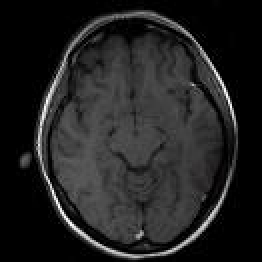
%> input picture Chan-Vese/brain.jpg, 131 x 131 px (shown 2 times larger)
$ octave demo_chenvese.m   (GNU Octave 9; MATLAB toolbox functions it lacks are replaced by stand-ins)
%> lines starting %> are read from the running program, lines starting %| are printed output that depends on the picture; in (x1, y1, x2, y2) boxes, pixels count from 0 and x2, y2 are one past the last pixel; in counts of white or black regions, pixels touching at a corner belong together; the program's own positions count from 1
### Chan-Vese/chenvese.m
%==========================================================================
%
%   Active contour with Chen-Vese Method
%   for image segementation
%
%   Implemented by Yue Wu (yue.wu@tufts.edu)
%   Tufts University
%   Feb 2009
%   http://sites.google.com/site/rexstribeofimageprocessing/
%
%   all rights reserved
%   Last update 02/26/2009
%--------------------------------------------------------------------------
%   Usage of varibles:
%   input:
%       I           = any gray/double/RGB input image
%       mask        = initial mask, either customerlized or built-in
%       num_iter    = total number of iterations
%       mu          = weight of length term
%       method      = submethods pick from ('chen','vector','multiphase')
%
%   Types of built-in mask functions
%       'small'     = create a small circular mask
%       'medium'    = create a medium circular mask
%       'large'     = create a large circular mask
%       'whole'     = create a mask with holes around
%       'whole+small' = create a two layer mask with one layer small
%                       circular mask and the other layer with holes around
%                       (only work for method 'multiphase')
%   Types of methods
%       'chen'      = general CV method
%       'vector'    = CV method for vector image
%       'multiphase'= CV method for multiphase (2 phases applied here)
%
%   output:
%       phi0        = updated level set function
%
%--------------------------------------------------------------------------
%
% Description: This code implements the paper: "Active Contours Without
% Edges" by Chan and Vese for method 'chen', the paper:"Active Contours Without
% Edges for vector image" by Chan and Vese for method 'vector', and the paper
% "A Multiphase Level Set Framework for Image Segmentation Using the
% Mumford and Shah Model" by Chan and Vese.
%
%--------------------------------------------------------------------------
% Deomo: Please see HELP file for details
%==========================================================================

function seg = chenvese(I,mask,num_iter,mu,method)

%%
%-- Default settings
%   length term mu = 0.2 and default method = 'chan'
  if(~exist('mu','var'))
    mu=0.2;
  end

  if(~exist('method','var'))
    method = 'chan';
  end

%-- End default settings

%%
%-- Initializations on input image I and mask
%  resize original image
   s = 200./min(size(I,1),size(I,2)); % resize scale
   if s<1
       I = imresize(I,s);
   end

%   auto mask settings
  if ischar(mask)
      switch lower (mask)
          case 'small'
              mask = maskcircle2(I,'small');
          case 'medium'
              mask = maskcircle2(I,'medium');
          case 'large'
              mask = maskcircle2(I,'large');
          case 'whole'
              mask = maskcircle2(I,'whole');
              %mask = init_mask(I,30);
          case 'whole+small'
              m1 = maskcircle2(I,'whole');
              m2 = maskcircle2(I,'small');
              mask = zeros(size(I,1),size(I,2),2);
              mask(:,:,1) = m1(:,:,1);
              mask(:,:,2) = m2(:,:,2);
          otherwise
              error('unrecognized mask shape name (MASK).');
      end
  else
      if s<1
          mask = imresize(mask,s);
      end
      if size(mask,1)>size(I,1) || size(mask,2)>size(I,2)
          error('dimensions of mask unmathch those of the image.')
      end
      switch lower(method)
          case 'multiphase'
              if  (size(mask,3) == 1)
                  error('multiphase requires two masks but only gets one.')
              end
      end

  end


switch lower(method)
    case 'chan'
        if size(I,3)== 3
            P = rgb2gray(uint8(I));
            P = double(P);
        elseif size(I,3) == 2
            P = 0.5.*(double(I(:,:,1))+double(I(:,:,2)));
        else
            P = double(I);
        end
        layer = 1;

    case 'vector'
        s = 200./min(size(I,1),size(I,2)); % resize scale
        I = imresize(I,s);
        mask = imresize(mask,s);
        layer = size(I,3);
        if layer == 1
            display('only one image component for vector image')
        end
        P = double(I);

    case 'multiphase'
        layer = size(I,3);
        if size(I,1)*size(I,2)>200^2
            s = 200./min(size(I,1),size(I,2)); % resize scale
            I = imresize(I,s);
            mask = imresize(mask,s);
        end

        P = double(I);  %P store the original image
    otherwise
        error('!invalid method')
end
%-- End Initializations on input image I and mask

%%
%--   Core function
switch lower(method)
    case {'chan','vector'}
        %-- SDF
        %   Get the distance map of the initial mask

        mask = mask(:,:,1);
        phi0 = bwdist(mask)-bwdist(1-mask)+im2double(mask)-.5;
        %   initial force, set to eps to avoid division by zeros
        force = eps;
        %-- End Initialization

        %-- Display settings
          figure();
          subplot(2,2,1); imshow(I); title('Input Image');
          subplot(2,2,2); contour(flipud(phi0), [0 0], 'r','LineWidth',1); title('initial contour');
          subplot(2,2,3); title('Segmentation');
        %-- End Display original image and mask

        %-- Main loop
          for n=1:num_iter
              inidx = find(phi0>=0); % frontground index
              outidx = find(phi0<0); % background index
              force_image = 0; % initial image force for each layer
              for i=1:layer
                  L = im2double(P(:,:,i)); % get one image component
                  c1 = sum(sum(L.*Heaviside(phi0)))/(length(inidx)+eps); % average inside of Phi0
                  c2 = sum(sum(L.*(1-Heaviside(phi0))))/(length(outidx)+eps); % verage outside of Phi0
                  force_image=-(L-c1).^2+(L-c2).^2+force_image;
                  % sum Image Force on all components (used for vector image)
                  % if 'chan' is applied, this loop become one sigle code as a
                  % result of layer = 1
              end

              % calculate the external force of the image
              force = mu*kappa(phi0)./max(max(abs(kappa(phi0))))+1/layer.*force_image;

              % normalized the force
              force = force./(max(max(abs(force))));

              % get stepsize dt
              dt=0.5;

              % get parameters for checking whether to stop
              old = phi0;
              phi0 = phi0+dt.*force;
              new = phi0;
              indicator = checkstop(old,new,dt);

              % intermediate output
              if(mod(n,20) == 0)
                 showphi(I,phi0,n);
              end;
              if indicator % decide to stop or continue
                  showphi(I,phi0,n);

                  %make mask from SDF
                  seg = phi0<=0; %-- Get mask from levelset

                  subplot(2,2,4); imshow(seg); title('Global Region-Based Segmentation');

                  return;
              end
          end;
          showphi(I,phi0,n);

          %make mask from SDF
          seg = phi0<=0; %-- Get mask from levelset

          subplot(2,2,4); imshow(seg); title('Global Region-Based Segmentation');
    case 'multiphase'
        %-- Initializations
        %   Get the distance map of the initial masks
        mask1 = mask(:,:,1);
        mask2 = mask(:,:,2);
        phi1=bwdist(mask1)-bwdist(1-mask1)+im2double(mask1)-.5;%Get phi1 from the initial mask 1
        phi2=bwdist(mask2)-bwdist(1-mask2)+im2double(mask2)-.5;%Get phi1 from the initial mask 2

        %-- Display settings
        figure();
        subplot(2,2,1);
        if layer ~= 1
            imshow(I); title('Input Image');
        else
            imagesc(P); axis image; colormap(gray);title('Input Image');
        end
        subplot(2,2,2);
        hold on
        contour(flipud(mask1),[0,0],'r','LineWidth',2.5);
        contour(flipud(mask1),[0,0],'x','LineWidth',1);
        contour(flipud(mask2),[0,0],'g','LineWidth',2.5);
        contour(flipud(mask2),[0,0],'x','LineWidth',1);
        title('initial contour');
        hold off
        subplot(2,2,3); title('Segmentation');
        %-- End display settings

        %Main loop
        for n=1:num_iter
              %-- Narrow band for each phase
              nb1 = find(phi1<1.2 & phi1>=-1.2); %narrow band of phi1
              inidx1 = find(phi1>=0); %phi1 frontground index
              outidx1 = find(phi1<0); %phi1 background index

              nb2 = find(phi2<1.2 & phi2>=-1.2); %narrow band of phi2
              inidx2 = find(phi2>=0); %phi2 frontground index
              outidx2 = find(phi2<0); %phi2 background index
              % [7 lines of commented-out code are left out]

              cc11 = intersect(inidx1,inidx2); %index belong to (phi1>0 & phi2>0)
              cc12 = intersect(inidx1,outidx2); %index belong to (phi1>0 & phi2<0)
              cc21 = intersect(outidx1,inidx2); %index belong to (phi1<0 & phi2>0)
              cc22 = intersect(outidx1,outidx2); %index belong to (phi1<0 & phi2<0)

              f_image11 = 0;
              f_image12 = 0;
              f_image21 = 0;
              f_image22 = 0; % initial image force for each layer

              for i=1:layer
                  L = im2double(P(:,:,i)); % get one image component

              if isempty(cc11)
                  c11 = eps;
              else
                  c11 = mean(L(cc11));
              end

              if isempty(cc12)
                  c12 = eps;
              else
                  c12 = mean(L(cc12));
              end

              if isempty(cc21)
                  c21 = eps;
              else
                  c21 = mean(L(cc21));
              end

              if isempty(cc22)
                  c22 = eps;
              else
                  c22 = mean(L(cc22));
              end

              %-- End mean calculation

              %-- Force calculation and normalization
              % force on each partition

              f_image11=(L-c11).^2.*Heaviside(phi1).*Heaviside(phi2)+f_image11;
              f_image12=(L-c12).^2.*Heaviside(phi1).*(1-Heaviside(phi2))+f_image12;
              f_image21=(L-c21).^2.*(1-Heaviside(phi1)).*Heaviside(phi2)+f_image21;
              f_image22=(L-c22).^2.*(1-Heaviside(phi1)).*(1-Heaviside(phi2))+f_image22;
              end

                  % sum Image Force on all components (used for vector image)
                  % if 'chan' is applied, this loop become one sigle code as a
                  % result of layer = 1

              % calculate the external force of the image

              % curvature on phi1
              curvature1 = mu*kappa(phi1);
              curvature1 = curvature1(nb1);
              % image force on phi1
              fim1 = 1/layer.*(-f_image11(nb1)+f_image21(nb1)-f_image12(nb1)+f_image22(nb1));
              fim1 = fim1./max(abs(fim1)+eps);

              % curvature on phi2
              curvature2 = mu*kappa(phi2);
              curvature2 = curvature2(nb2);
              % image force on phi2
              fim2 = 1/layer.*(-f_image11(nb2)+f_image12(nb2)-f_image21(nb2)+f_image22(nb2));
              fim2 = fim2./max(abs(fim2)+eps);

              % force on phi1 and phi2
              force1 = curvature1+fim1;
              force2 = curvature2+fim2;
              %-- End force calculation

              % detal t
              dt = 1.5;

              old(:,:,1) = phi1;
              old(:,:,2) = phi2;

              %update of phi1 and phi2
              phi1(nb1) = phi1(nb1)+dt.*force1;
              phi2(nb2) = phi2(nb2)+dt.*force2;

              new(:,:,1) = phi1;
              new(:,:,2) = phi2;

              indicator = checkstop(old,new,dt);

              if indicator
                 showphi(I, new, n);
                 %make mask from SDF
                 seg11 = (phi1>0 & phi2>0); %-- Get mask from levelset
                 seg12 = (phi1>0 & phi2<0);
                 seg21 = (phi1<0 & phi2>0);
                 seg22 = (phi1<0 & phi2<0);

                 se = strel('disk',1);
                 aa1 = imerode(seg11,se);
                 aa2 = imerode(seg12,se);
                 aa3 = imerode(seg21,se);
                 aa4 = imerode(seg22,se);
                 seg = aa1+2*aa2+3*aa3+4*aa4;

                 subplot(2,2,4); imagesc(seg);axis image;title('Global Region-Based Segmentation');

                  return
              end
              % re-initializations
              phi1 = reinitialization(phi1, 0.6);%sussman(phi1, 0.6);%
              phi2 = reinitialization(phi2, 0.6);%sussman(phi2,0.6);

              %intermediate output
              if(mod(n,20) == 0)
                 phi(:,:,1) = phi1;
                 phi(:,:,2) = phi2;
                 showphi(I, phi, n);
              end;
          end;
          phi(:,:,1) = phi1;
          phi(:,:,2) = phi2;
          showphi(I, phi, n);
          %make mask from SDF
        seg11 = (phi1>0 & phi2>0); %-- Get mask from levelset
        seg12 = (phi1>0 & phi2<0);
        seg21 = (phi1<0 & phi2>0);
        seg22 = (phi1<0 & phi2<0);

        se = strel('disk',1);
        aa1 = imerode(seg11,se);
        aa2 = imerode(seg12,se);
        aa3 = imerode(seg21,se);
        aa4 = imerode(seg22,se);
        seg = aa1+2*aa2+3*aa3+4*aa4;
        %seg = bwlabel(seg);
        subplot(2,2,4); imagesc(seg);axis image;title('Global Region-Based Segmentation');
end

### Chan-Vese/kappa.m
function KG = kappa(I)
% get curvature information of input image
% input: 2D image I
% output: curvature matrix KG

% Copyright (c) 2009,
% Yue Wu @ ECE Department, Tufts University
% All Rights Reserved

sig = .01;
I = double(I);
[m,n] = size(I);
P = padarray(I,[1,1],1,'pre');
P = padarray(P,[1,1],1,'post');

% central difference
fy = P(3:end,2:n+1)-P(1:m,2:n+1);
fx = P(2:m+1,3:end)-P(2:m+1,1:n);
fyy = P(3:end,2:n+1)+P(1:m,2:n+1)-2*I;
fxx = P(2:m+1,3:end)+P(2:m+1,1:n)-2*I;
fxy = 0.25.*(P(3:end,3:end)-P(1:m,3:end)+P(3:end,1:n)-P(1:m,1:n));
G = (fx.^2+fy.^2).^(0.5);
%G = 1/sig*(1./(1+I.^2/sig^2)); % the actual delta_epsilon
K = (fxx.*fy.^2-2*fxy.*fx.*fy+fyy.*fx.^2)./((fx.^2+fy.^2+eps).^(1.5));
KG = K.*G;%.*G;
KG(1,:) = eps;
KG(end,:) = eps;
KG(:,1) = eps;
KG(:,end) = eps;
KG = KG./max(max(abs(KG)));

### Chan-Vese/checkstop.m
function indicator = checkstop(old,new,dt)
% indicate whether we should performance further iteraions or stop

% Copyright (c) 2009,
% Yue Wu @ ECE Department, Tufts University
% All Rights Reserved

layer = size(new,3);

for i = 1:layer
    old_{i} = old(:,:,i);
    new_{i} = new(:,:,i);
end

if layer
    ind = find(abs(new)<=.5);
    M = length(ind);
    Q = sum(abs(new(ind)-old(ind)))./M;
    if Q<=dt*.18^2
        indicator = 1;
    else
        indicator = 0;
    end
else
    ind1 = find(abs(old_{1})<1);
    ind2 = find(abs(old_{2})<1);
    M1 = length(ind1);
    M2 = length(ind2);
    Q1 = sum(abs(new_{1}(ind1)-old_{1}(ind1)))./M1;
    Q2 = sum(abs(new_{2}(ind2)-old_{2}(ind2)))./M2;
    if Q1<=dt*.18^2 && Q2<=dt*.18^2
        indicator = 1;
    else
        indicator = 0;
    end
end
return

### Chan-Vese/showphi.m
function showphi(I, phi, i)
% show curve evolution of phi

% Copyright (c) 2009,
% Yue Wu @ ECE Department, Tufts University
% All Rights Reserved

for j = 1:size(phi,3)
    phi_{j} = phi(:,:,j);
end
  imshow(I,'initialmagnification','fit','displayrange',[0 255]);
  hold on;

  if size(phi,3) == 1
      contour(phi_{1}, [0 0], 'r','LineWidth',4);
      contour(phi_{1}, [0 0], 'g','LineWidth',1.3);
  else
      contour(phi_{1}, [0 0], 'r','LineWidth',4);
      contour(phi_{1}, [0 0], 'x','LineWidth',1.3);
      contour(phi_{2}, [0 0], 'g','LineWidth',4);
      contour(phi_{2}, [0 0], 'x','LineWidth',1.3);
  end
  hold off;
  title([num2str(i) ' Iterations']);
  drawnow;

### Chan-Vese/maskcircle2.m

function m = maskcircle2(I,type)
% auto pick a circular mask for image I
% built-in mask creation function
% Input: I   : input image
%        type: mask shape keywords
% Output: m  : mask image

% Copyright (c) 2009,
% Yue Wu @ ECE Department, Tufts University
% All Rights Reserved

if size(I,3)~=3
    temp = double(I(:,:,1));
else
    temp = double(rgb2gray(I));
end

h = [0 1 0; 1 -4 1; 0 1 0];
T = conv2(temp,h);
T(1,:) = 0;
T(end,:) = 0;
T(:,1) = 0;
T(:,end) = 0;

thre = max(max(abs(T)))*.5;
idx = find(abs(T) > thre);
[cx,cy] = ind2sub(size(T),idx);
cx = round(mean(cx));
cy = round(mean(cy));

[x,y] = meshgrid(1:min(size(temp,1),size(temp,2)));

m = zeros(size(temp));
[p,q] = size(temp);

switch lower (type)
    case 'small'
        r = 10;
        n = zeros(size(x));
        n((x-cx).^2+(y-cy).^2<r.^2) = 1;
        m(1:size(n,1),1:size(n,2)) = n;
        %m((x-cx).^2+(y-cy).^2<r.^2) = 1;
    case 'medium'
        r = min(min(cx,p-cx),min(cy,q-cy));
        r = max(2/3*r,25);
        n = zeros(size(x));
        n((x-cx).^2+(y-cy).^2<r.^2) = 1;
        m(1:size(n,1),1:size(n,2)) = n;
        %m((x-cx).^2+(y-cy).^2<r.^2) = 1;
    case 'large'
        r = min(min(cx,p-cx),min(cy,q-cy));
        r = max(2/3*r,60);
        n = zeros(size(x));
        n((x-cx).^2+(y-cy).^2<r.^2) = 1;
        m(1:size(n,1),1:size(n,2)) = n;
        %m((x-cx).^2+(y-cy).^2<r.^2) = 1;
    case 'whole'
        r = 9;
        m = zeros(round(ceil(max(p,q)/2/(r+1))*3*(r+1)));
        siz = size(m,1);
        sx = round(siz/2);
        i = 1:round(siz/2/(r+1));
        j = 1:round(0.9*siz/2/(r+1));
        j = j-round(median(j));
        m(sx+2*j*(r+1),(2*i-1)*(r+1)) = 1;
        se = strel('disk',r);
        m = imdilate(m,se);
        m = m(round(siz/2-p/2-6):round(siz/2-p/2-6)+p-1,round(siz/2-q/2-6):round(siz/2-q/2-6)+q-1);
end
        tem(:,:,1) = m;
        M = padarray(m,[floor(2/3*r),floor(2/3*r)],0,'post');
        tem(:,:,2) = M(floor(2/3*r)+1:end,floor(2/3*r)+1:end);
        m = tem;
return

### Chan-Vese/demo_chenvese.m
% demo for chenvese function
% Copyright (c) 2009,
% Yue Wu @ ECE Department, Tufts University
% All Rights Reserved
% http://sites.google.com/site/rexstribeofimageprocessing/
%%
%-- Chan & Vese method on gray and color image
%   Find contours of objects
close all
clear all

I = imread('brain.jpg');
%> I is the input picture: size 131x131x3 uint8; mean R, G, B 34, 34, 34
% Customerlized Mask
m = zeros(size(I,1),size(I,2));
m(20:120,20:120) = 1;
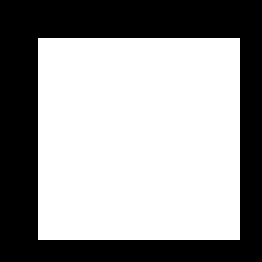
%> m: size 131x131 double (shown 2 times larger); values 0 (black) and 1 (white), 59.4% white; 1 black region, box (x1, y1, x2, y2) and area: (0, 0, 131, 131) 6960
seg = chenvese(I,m,500,0.1,'chan'); % ability on gray image
%> the loop in chenvese, `for n=1:num_iter` made 500 passes
%> (M in checkstop, Q in checkstop) on passes 1 to 3: (373, 0.0649), (373, 0.0649), (372, 0.064)
%> pass 1, in chenvese, `force = mu*kappa(phi0)./max(max(abs(kappa(phi0))))+1/layer.*force_image;`:
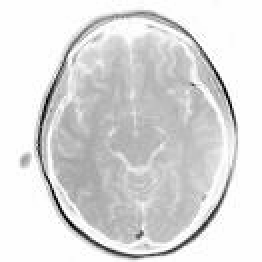
%> force: size 131x131 double (shown 2 times larger); min -19582.7, max 2598.1, mean -357.2; drawn with min black and max white
%> pass 1, in chenvese, `phi0 = phi0+dt.*force;`:
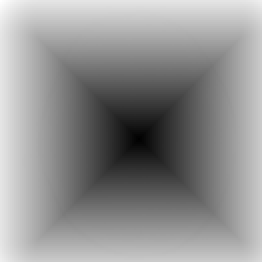
%> phi0: size 131x131 single (shown 2 times larger); min -50.59, max 26.44, mean -6.5; drawn with min black and max white
%> after the loop in chenvese, `for n=1:num_iter`:
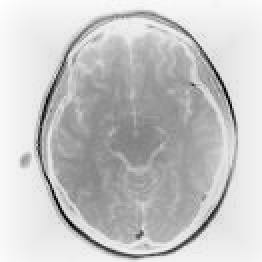
%> phi0: size 131x131 single (shown 2 times larger); min -261.5, max 63.45, mean -7.7; drawn with min black and max white
%> after the loop in chenvese, `for n=1:num_iter`:
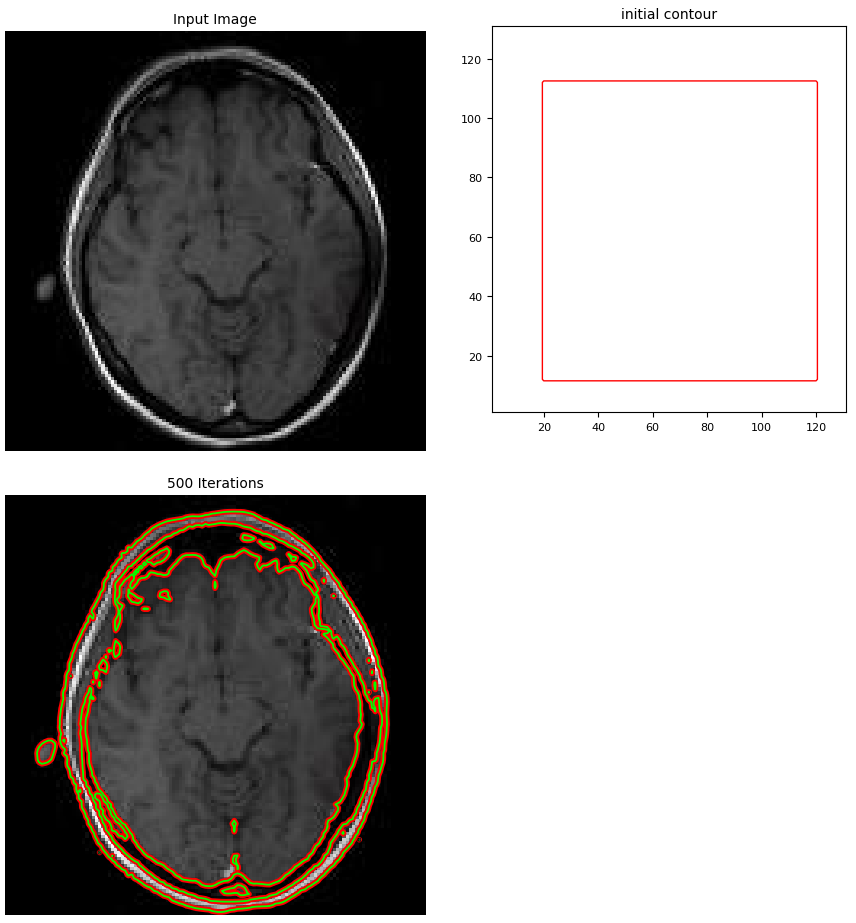
%> figure redrawn from the program's plot data, 3 panels
%> in chenvese, `seg = phi0<=0;`: seg: size 131x131 logical; 49.2% white; 7 white regions (5 under 20 px), largest, box (x1, y1, x2, y2) and area: (17, 5, 119, 130) 8389, (10, 77, 16, 84) 30
% Built-in Mask
seg = chenvese(I,'medium',400,0.02,'chan'); % ability on gray image
%> in maskcircle2, `T = conv2(temp,h);`:
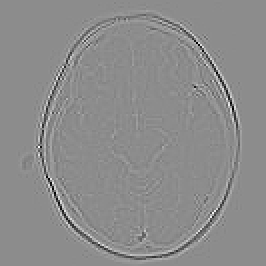
%> T: size 133x133 double (shown 2 times larger); min -475, max 387, mean 0; drawn with min black and max white
%> in maskcircle2, `T(1,:) = 0;`: T: size 133x133 double; 0.11% of pixels changed, all inside (x1, y1, x2, y2) = (49, 0, 112, 1)
%> in maskcircle2, `T(end,:) = 0;`: T: size 133x133 double; min -475, max 387, mean 0; mean of the top-left, top-right, bottom-left and bottom-right quarters -0.1, 0.1, 0, 0
%> in maskcircle2, `thre = max(max(abs(T)))*.5;`: thre = 237.5
%> in maskcircle2, `idx = find(abs(T) > thre);`: idx = 167 values from 2601 to 15757
%> in maskcircle2, `[cx,cy] = ind2sub(size(T),idx);`: cx = 167 values, max 129 at index 89, min 15 at index 95, mean 72.28; cy = 167 values from 20 to 119
%> in maskcircle2, `cx = round(mean(cx));`: cx = 72
%> in maskcircle2, `cy = round(mean(cy));`: cy = 67
%> in maskcircle2, `r = min(min(cx,p-cx),min(cy,q-cy));`: r = 59
%> in maskcircle2, `r = max(2/3*r,25);`: r = 39.33
%> in maskcircle2, `n((x-cx).^2+(y-cy).^2<r.^2) = 1;`: n: size 131x131 double; values 0 (black) and 1 (white), 28.3% white; 1 white region, box (x1, y1, x2, y2) and area: (32, 27, 111, 106) 4865
%> (the run ends here)
